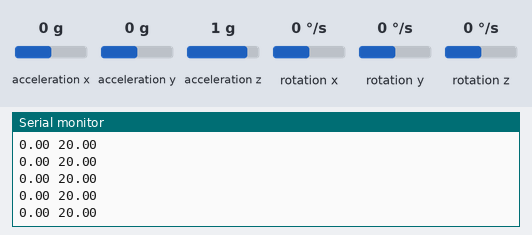
Recording of a sketch running on a simulated Arduino Uno, built with avr-gcc and run on an emulated ATmega328P. Shown: the last lines printed to the serial monitor. Wiring (inferred from the names in the program): MPU-6050 motion sensor at I2C address 0x68. The test bench sets the inputs (shaded band); at power-on: acceleration y 0 g, acceleration x 0 g, acceleration z 1 g, rotation x 0 °/s, rotation y 0 °/s, rotation z 0 °/s.

Above: at 1.8 s.
1.9 s: acceleration y set to -1.4 g
At 2.6 s:
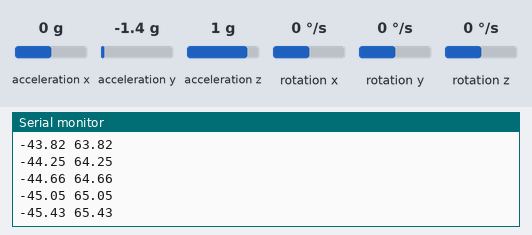
4.9 s: acceleration x set to -1.4 g
At 5.9 s:
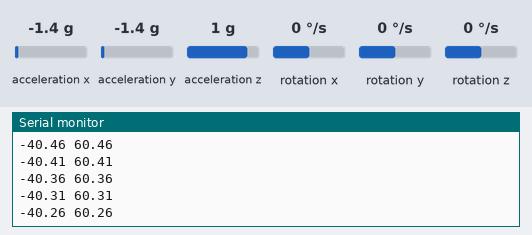
6.4 s: acceleration z set to -1.4 g
At 7.1 s:
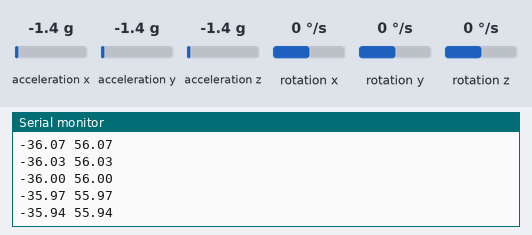
7.9 s: rotation x set to -192 °/s
At 8.5 s:
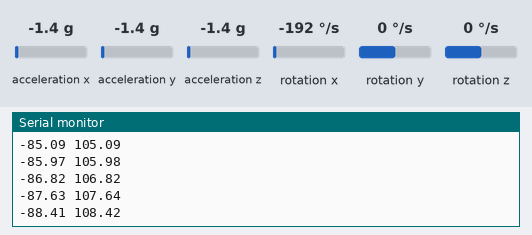
Timing chart, 0 to 10.4 s (numbered marks = the images above; inputs shaded):
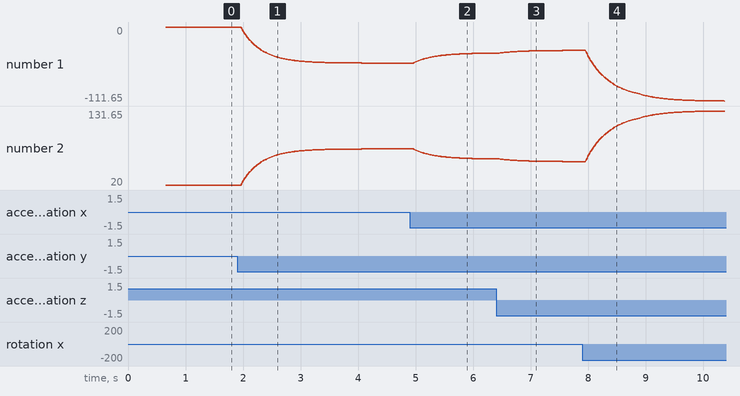

Measured:
- after the input at 1.9 s, the serial monitor: prints a new line after 0.08 s (image 1)
- plotted number 1: 0 → -54.45 after the input at 1.9 s
- plotted number 2: 20 → 74.45 after the input at 1.9 s

The sketch:

PID_test.ino
```cpp
#include <PID.h>
#include <AccelGyro.h>

PID pid;
AccelGyro accelGyro;
Rotation rotation;
float output;

void setup() {
  Serial.begin(9600);
  accelGyro.Initialize();
  Serial.print("Is connected: ");
  Serial.println(accelGyro.IsConnected());
  if(!accelGyro.IsConnected()){
    Serial.println("Cannot get data from MPU6050");
    while(1);
  }
  pid.SetConstants(1.0, 0.005, 0.0);
  pid.SetDesiredValue(20.0);
  accelGyro.Calibrate();
}

void loop() {
  rotation = accelGyro.GetRotation();
  output = pid.Update(rotation.x);
  Serial.print(rotation.x);
  Serial.print(" ");
  Serial.println(output);
}
```
